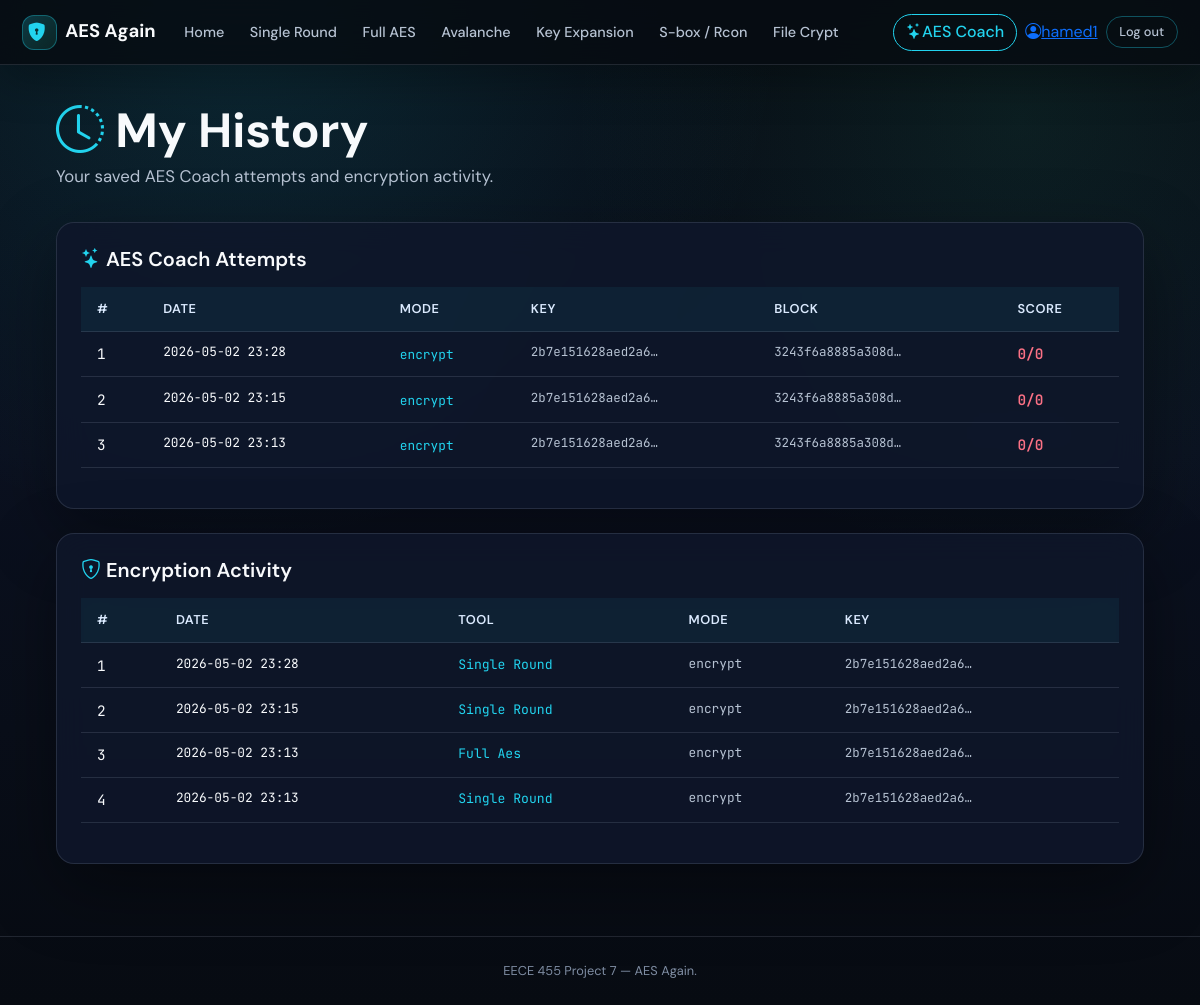
The app's page /history (signed in) with its own data.
### web/models.py (models this page shows, shortened)
class User(db.Model, UserMixin):
    __tablename__ = "users"
    id            = db.Column(db.Integer, primary_key=True)
    username      = db.Column(db.String(32), unique=True, nullable=False)
    email         = db.Column(db.String(254), unique=True, nullable=False)
    password_hash = db.Column(db.String(128), nullable=False)
    created_at    = db.Column(db.DateTime, default=datetime.utcnow)

class CoachAttempt(db.Model):
    __tablename__ = "coach_attempts"
    id         = db.Column(db.Integer, primary_key=True)
    user_id    = db.Column(db.Integer, db.ForeignKey("users.id"), nullable=False)
    created_at = db.Column(db.DateTime, default=datetime.utcnow)
    mode       = db.Column(db.String(10), nullable=False)
    key_hex    = db.Column(db.String(32), nullable=False)
    block_hex  = db.Column(db.String(32), nullable=False)
    correct    = db.Column(db.Integer, nullable=False)
    total      = db.Column(db.Integer, nullable=False)
    user = db.relationship("User", backref="coach_attempts")

class EncryptionAttempt(db.Model):
    __tablename__ = "encryption_attempts"
    id         = db.Column(db.Integer, primary_key=True)
    user_id    = db.Column(db.Integer, db.ForeignKey("users.id"), nullable=False)
    created_at = db.Column(db.DateTime, default=datetime.utcnow)
    tool_name  = db.Column(db.String(50), nullable=False)
    mode       = db.Column(db.String(10), nullable=False)
    key_hex    = db.Column(db.String(64))
    input_hex  = db.Column(db.Text)
    output_hex = db.Column(db.Text)
    user = db.relationship("User", backref="encryption_attempts")

### web/app.py (the view)
@main_bp.route("/history")
@login_required
def history():
    coach_attempts = CoachAttempt.query.filter_by(
        user_id=current_user.id).order_by(CoachAttempt.created_at.desc()).limit(50).all()
    enc_attempts = EncryptionAttempt.query.filter_by(
        user_id=current_user.id).order_by(EncryptionAttempt.created_at.desc()).limit(50).all()
    return render_template("history.html", coach_attempts=coach_attempts, enc_attempts=enc_attempts)

### web/models.py (called while the page is built)
@login_manager.user_loader
def load_user(user_id):
    return User.query.get(int(user_id))

### web/templates/history.html (shortened to what this page needs)
{% extends "base.html" %}
{% block content %}
<div class="page-title" style="margin-bottom:0.4rem">
  <i class="bi bi-clock-history text-accent"></i> My History
</div>
<p class="page-subtitle">Your saved AES Coach attempts and encryption activity.</p>
<div class="card-aes mb-4">
  <div class="card-body">
    <h5 style="font-weight:600; margin-bottom:1rem; color:var(--text-primary)">
      <i class="bi bi-stars text-accent"></i> AES Coach Attempts
    </h5>
    {% if coach_attempts %}
    <div style="overflow-x:auto">
      <table class="table table-aes table-sm">
        <thead>
          <tr>
            <th>#</th>
            <th>Date</th>
            <th>Mode</th>
            <th>Key</th>
            <th>Block</th>
            <th>Score</th>
          </tr>
        </thead>
        <tbody>
          {% for a in coach_attempts %}
          <tr>
            <td class="text-muted-aes">{{ loop.index }}</td>
            <td class="text-muted-aes" style="font-size:0.8rem">{{ a.created_at.strftime('%Y-%m-%d %H:%M') }}</td>
            <td><span style="color:var(--accent); font-family:var(--font-mono); font-size:0.8rem">{{ a.mode }}</span></td>
            <td style="font-family:var(--font-mono); font-size:0.78rem; color:var(--text-secondary)">{{ a.key_hex[:16] }}…</td>
            <td style="font-family:var(--font-mono); font-size:0.78rem; color:var(--text-secondary)">{{ a.block_hex[:16] }}…</td>
            <td>
              <span style="font-weight:600; color:{% if a.total > 0 and a.correct == a.total %}var(--success){% elif a.correct > 0 %}var(--warning){% else %}var(--danger){% endif %}">
                {{ a.correct }}/{{ a.total }}
              </span>
            </td>
          </tr>
          {% endfor %}
        </tbody>
      </table>
    </div>
    {% else %}
    <p style="color:var(--text-muted); font-size:0.9rem">No coach attempts yet. <a href="{{ url_for('main.coach') }}" style="color:var(--accent)">Try the AES Coach</a>.</p>
    {% endif %}
  </div>
</div>
<div class="card-aes">
  <div class="card-body">
    <h5 style="font-weight:600; margin-bottom:1rem; color:var(--text-primary)">
      <i class="bi bi-shield-lock text-accent"></i> Encryption Activity
    </h5>
    {% if enc_attempts %}
    <div style="overflow-x:auto">
      <table class="table table-aes table-sm">
        <thead>
          <tr>
            <th>#</th>
            <th>Date</th>
            <th>Tool</th>
            <th>Mode</th>
            <th>Key</th>
          </tr>
        </thead>
        <tbody>
          {% for a in enc_attempts %}
          <tr>
            <td class="text-muted-aes">{{ loop.index }}</td>
            <td class="text-muted-aes" style="font-size:0.8rem">{{ a.created_at.strftime('%Y-%m-%d %H:%M') }}</td>
            <td style="color:var(--accent); font-size:0.82rem">{{ a.tool_name.replace('_',' ').title() }}</td>
            <td style="font-family:var(--font-mono); font-size:0.8rem; color:var(--text-secondary)">{{ a.mode }}</td>
            <td style="font-family:var(--font-mono); font-size:0.78rem; color:var(--text-secondary)">{{ a.key_hex[:16] if a.key_hex else '—' }}…</td>
          </tr>
          {% endfor %}
        </tbody>
      </table>
    </div>
    {% else %}
    <p style="color:var(--text-muted); font-size:0.9rem">No encryption activity yet. Use <a href="{{ url_for('main.full_aes') }}" style="color:var(--accent)">Full AES</a> or <a href="{{ url_for('main.single_round') }}" style="color:var(--accent)">Single Round</a> while logged in.</p>
    {% endif %}
  </div>
</div>
{% endblock %}

### web/templates/base.html (shortened to what this page needs)
<!DOCTYPE html>
<html lang="en">
<head>
  <link href="https://cdn.jsdelivr.net/npm/bootstrap@5.3.2/dist/css/bootstrap.min.css" rel="stylesheet">
  <link href="https://cdn.jsdelivr.net/npm/bootstrap-icons@1.11.1/font/bootstrap-icons.css" rel="stylesheet">
  <link href="{{ url_for('static', filename='css/style.css') }}" rel="stylesheet">
</head>
<body>
  <nav class="navbar navbar-expand-lg navbar-aes sticky-top">
    <div class="container">
      <a class="navbar-brand" href="{{ url_for('main.index') }}" style="display:flex;align-items:center;gap:0.5rem">
        <span class="brand-mark" style="display:inline-flex;align-items:center;justify-content:center;line-height:1"><i class="bi bi-shield-lock-fill" style="display:block;line-height:1"></i></span>
        <span>AES Again</span>
      </a>
      <div class="collapse navbar-collapse" id="nav">
        <ul class="navbar-nav me-auto">
          <li class="nav-item"><a class="nav-link {{ 'active' if request.endpoint == 'main.index' else '' }}" href="{{ url_for('main.index') }}">Home</a></li>
          <li class="nav-item"><a class="nav-link {{ 'active' if request.endpoint == 'main.single_round' else '' }}" href="{{ url_for('main.single_round') }}">Single Round</a></li>
          <li class="nav-item"><a class="nav-link {{ 'active' if request.endpoint == 'main.full_aes' else '' }}" href="{{ url_for('main.full_aes') }}">Full AES</a></li>
          <li class="nav-item"><a class="nav-link {{ 'active' if request.endpoint == 'main.avalanche' else '' }}" href="{{ url_for('main.avalanche') }}">Avalanche</a></li>
          <li class="nav-item"><a class="nav-link {{ 'active' if request.endpoint == 'main.key_expansion_page' else '' }}" href="{{ url_for('main.key_expansion_page') }}">Key Expansion</a></li>
          <li class="nav-item"><a class="nav-link {{ 'active' if request.endpoint == 'main.sbox' else '' }}" href="{{ url_for('main.sbox') }}">S-box / Rcon</a></li>
          <li class="nav-item"><a class="nav-link {{ 'active' if request.endpoint == 'main.word_doc' else '' }}" href="{{ url_for('main.word_doc') }}">File Crypt</a></li>
        </ul>
        <div class="d-flex align-items-center gap-2 ms-2">
          <a class="btn btn-outline-light btn-self-test {{ 'active' if request.endpoint == 'main.coach' else '' }}"
             href="{{ url_for('main.coach') }}">
            <i class="bi bi-stars"></i><span>AES Coach</span>
          </a>
          {% if current_user.is_authenticated %}
            <a href="{{ url_for('main.history') }}" class="nav-username">
              <i class="bi bi-person-circle"></i>{{ current_user.username }}
            </a>
            <a href="{{ url_for('auth.logout') }}" class="btn-auth btn-auth-outline">Log out</a>
          {% else %}
            <a href="{{ url_for('auth.login') }}"  class="btn-auth btn-auth-outline">Log in</a>
            <a href="{{ url_for('auth.signup') }}" class="btn-auth btn-auth-solid">Sign up</a>
          {% endif %}
        </div>
      </div>
    </div>
  </nav>
  <main class="main-wrap">
    {% block content %}{% endblock %}
  </main>
  <footer class="footer-aes">
    EECE 455 Project 7 — AES Again.
  </footer>
</body>
</html>

### web/templates/base.html (style rules this page uses)
.btn-auth { display: inline-flex; align-items: center; padding: 0.28rem 0.8rem; border-radius: 999px; font-size: 0.8rem; font-weight: 500; text-decoration: none; white-space: nowrap; transition: background 0.15s, color 0.15s, border-color 0.15s, opacity 0.15s; }
.btn-auth-outline { border: 1px solid rgba(34,211,238,0.35); color: var(--text-secondary); background: transparent; }

### records on screen
User: username "hamed1"
CoachAttempt: created_at "2026-05-02 23:28", mode "encrypt", key_hex "2b7e151628aed2a6", block_hex "3243f6a8885a308d", correct "0", total "0"
CoachAttempt: created_at "2026-05-02 23:15", mode "encrypt", key_hex "2b7e151628aed2a6", block_hex "3243f6a8885a308d", correct "0", total "0"
CoachAttempt: created_at "2026-05-02 23:13", mode "encrypt", key_hex "2b7e151628aed2a6", block_hex "3243f6a8885a308d", correct "0", total "0"
EncryptionAttempt: created_at "2026-05-02 23:28", tool_name.replace "Single Round", mode "encrypt", key_hex "2b7e151628aed2a6"
EncryptionAttempt: created_at "2026-05-02 23:15", tool_name.replace "Single Round", mode "encrypt", key_hex "2b7e151628aed2a6"
EncryptionAttempt: created_at "2026-05-02 23:13", tool_name.replace "Full Aes", mode "encrypt", key_hex "2b7e151628aed2a6"
EncryptionAttempt: created_at "2026-05-02 23:13", tool_name.replace "Single Round", mode "encrypt", key_hex "2b7e151628aed2a6"
